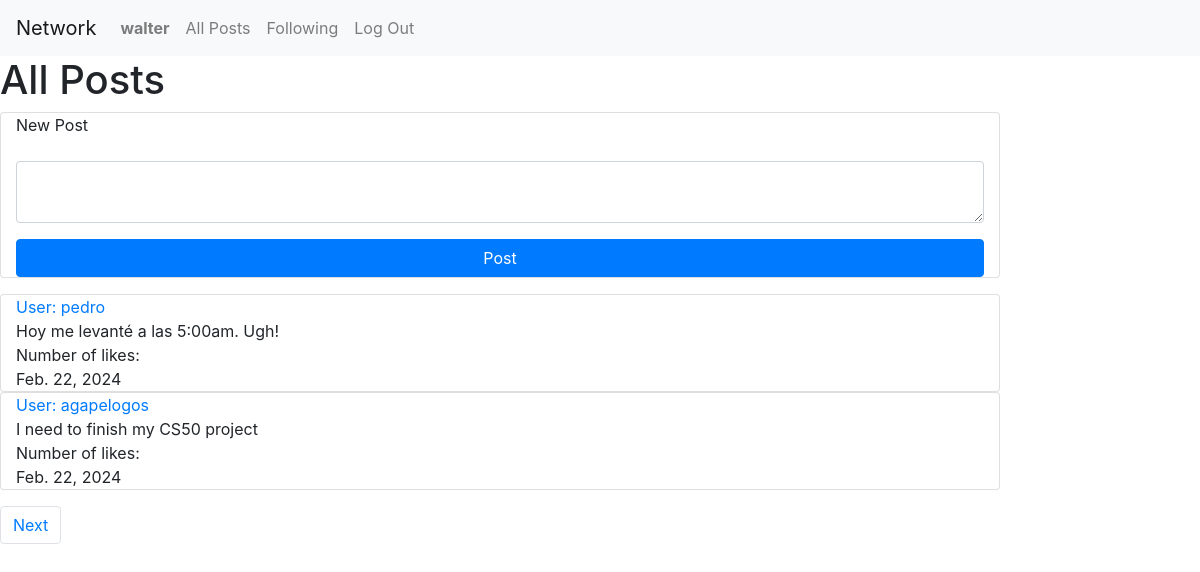
/ (signed in), run on the app's committed database.
### network/models.py (models this page shows, shortened)
class User(AbstractUser):
    pass
    def __str__(self):
        return self.username

class Post(models.Model):
    user = models.ForeignKey(User, on_delete=models.CASCADE, blank=True, null=True, related_name="poster")
    post = models.CharField(max_length=64)
    date = models.DateField()

### network/views.py (the view)
# urls.py: path("", views.index, name="index"),
def index(request):
    if request.user.is_authenticated:
        posts = Post.objects.all().order_by("-date")
        paginator = Paginator(posts, 2) #show 2 posts per page
        page_number = request.GET.get('page')
        page_obj = paginator.get_page(page_number)
        return render(request, "network/index.html", {
            "page_obj": page_obj,
        })
    else:
        return render(request, "network/index.html")

### network/templates/network/index.html (shortened to what this page needs)
{% extends "network/layout.html" %}
{% block body %}
{% if user.is_authenticated %}
    <h1> All Posts</h1>
    <div>
        <form action="{% url 'new_post' %}" method="post">
            <div class="mb-3 card col-10">
                <div class="mb-3">
                    <label for="post" class="form-label">New Post</label>
                </div>
                <div class="mb-3">
                    <textarea class="form-control" name="text-compose" rows="2"></textarea>
                </div>
                <input class="btn btn-primary" type="submit" value="Post">
            </div>
        </form>
        <div class="mb-3">
            {% for post in page_obj %}
            <div class="card col-10">
                <div><a id="users" class="" href="{% url 'profile' user_id=post.user.id %}"> User: {{ post.user }}</a></div>
                <div id="contentIndexPost">{{ post.post }}</div>
                <div>Number of likes: {{post.likes}}</div>
                <div>{{ post.date }}</div>
            </div>
            {% endfor %}
        </div>
    </div>
    <div>
        <nav aria-label="Page navigation example">
            <ul class="pagination">
                {% if page_obj.has_next %}
                <li class="page-item"><a class="page-link" href="?page={{ page_obj.next_page_number }}">Next</a></li>
                {% endif %}
            </ul>
          </nav>
    </div>
{% else %}
<div class="mb-3">
    <h1>Log in or register to be able to see posts and post!</h1>
</div>
{% endif %}
{% endblock %}

### network/templates/network/layout.html (shortened to what this page needs)
{% load static %}
<!DOCTYPE html>
<html lang="en">
    <head>
        <link rel="stylesheet" href="https://stackpath.bootstrapcdn.com/bootstrap/4.4.1/css/bootstrap.min.css">
        <link href="{% static 'network/styles.css' %}" rel="stylesheet">
    </head>
    <body>
        <nav class="navbar navbar-expand-lg navbar-light bg-light">
            <a class="navbar-brand" href="#">Network</a>
            <div>
              <ul class="navbar-nav mr-auto">
                {% if user.is_authenticated %}
                    <li class="nav-item">
                        <a id="profile" class="nav-link" href="{% url 'profile' user_id=user.id %}"><strong>{{ user.username }}</strong></a>
                    </li>
                {% endif %}
                <li class="nav-item">
                  <a class="nav-link" href="{% url 'index' %}">All Posts</a>
                </li>
                {% if user.is_authenticated %}
                    <li class="nav-item">
                        <a class="nav-link" href="{% url 'following' %}">Following</a>
                    </li>
                    <li class="nav-item">
                        <a class="nav-link" href="{% url 'logout' %}">Log Out</a>
                    </li>
                {% endif %}
              </ul>
            </div>
          </nav>
        <div class="body">
            {% block body %}
            {% endblock %}
        </div>
    </body>
</html>

### data on the page
User: username "walter"
Post: user "pedro", post "Hoy me levanté a las 5:00am. Ugh!", date "Feb. 22, 2024"
Post: user "agapelogos", post "I need to finish my CS50 project", date "Feb. 22, 2024"
